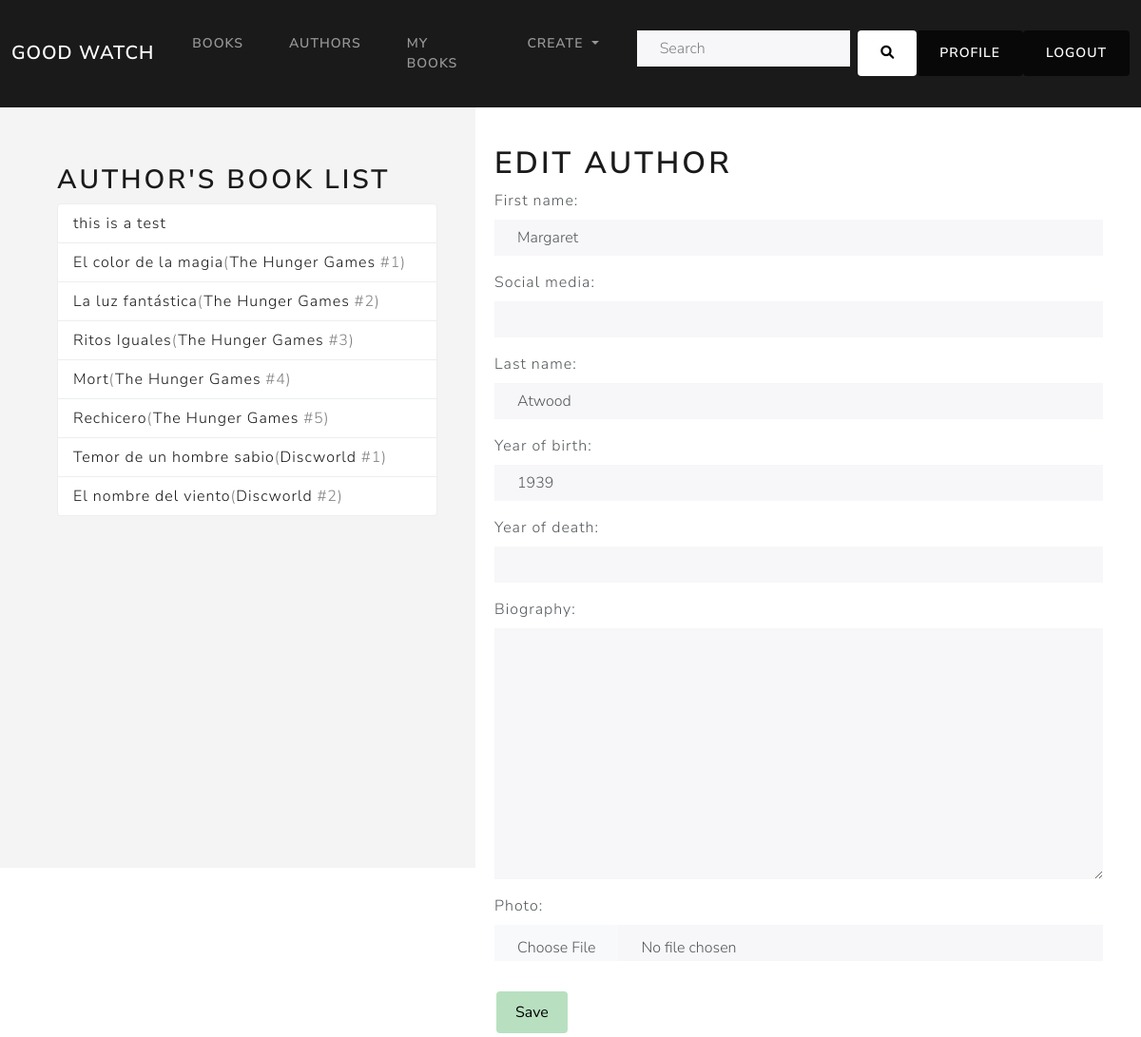
The app's page /book_catalog/author/11/update/ (signed in), older data.
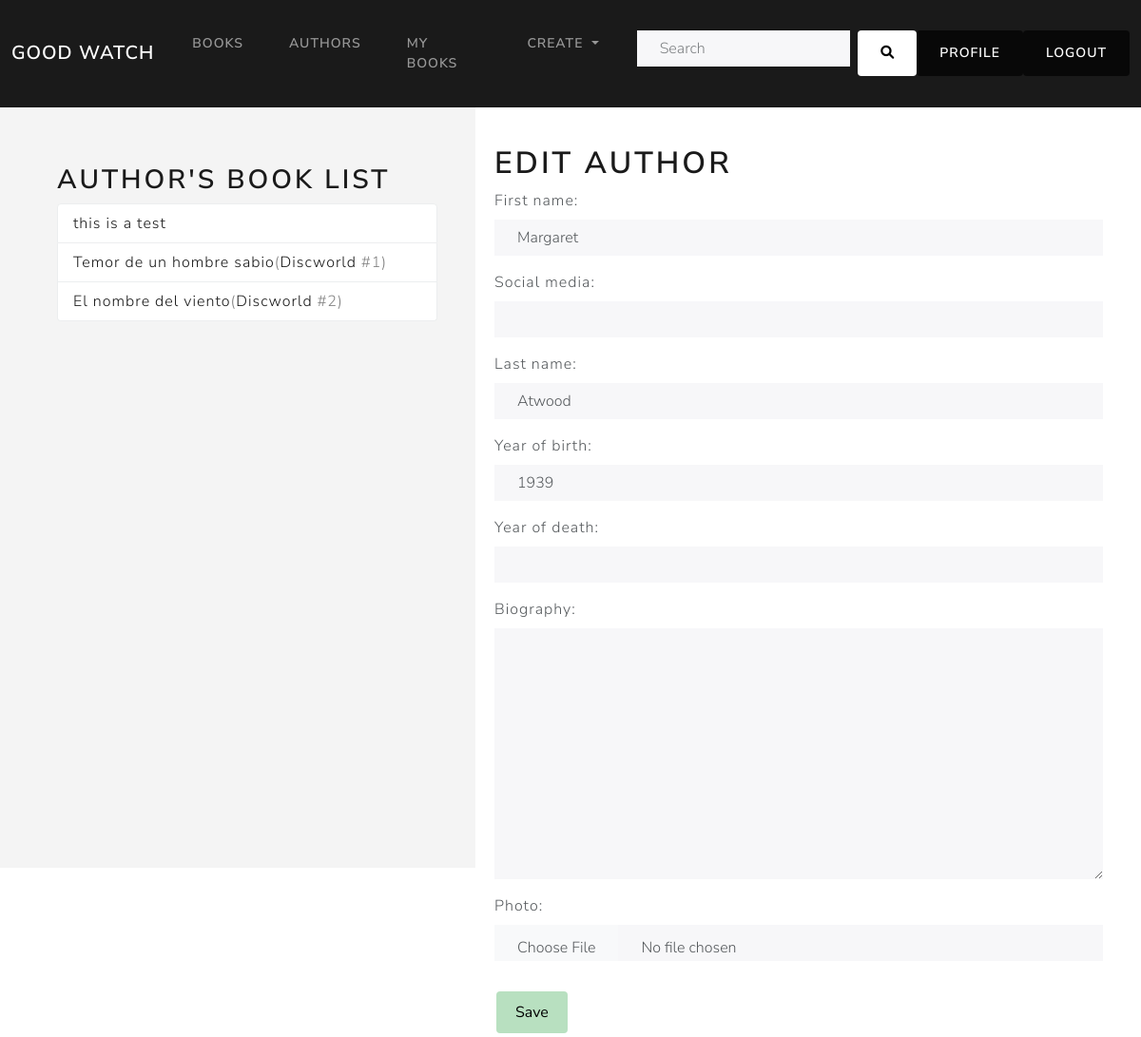
The same page, newer data.
### book_catalog/models.py (models this page shows, shortened)
class Book(models.Model):
    title = models.CharField(max_length=200,)
    saga = models.ForeignKey('BookSaga', on_delete=models.CASCADE, null=True, blank=True)
    saga_volume = models.IntegerField(null=True, blank=True)
    author = models.ForeignKey('Author', on_delete=models.CASCADE, null=False)
    publish_date = models.DateField(null=True, blank=True)
    summary = models.TextField(max_length=1000, null=True, blank=True)
    isbn = models.CharField(max_length=13, help_text='13 Character <a href="https://www.isbn-international.org/content/what-isbn">ISBN number</a>', null=True, blank=True)
    genre = models.ManyToManyField(Genre, )
    language = models.ForeignKey('Language', on_delete=models.SET_NULL, null=True, blank=True)
    cover_image = models.ImageField(upload_to='media/covers/', null=True, blank=True)
    class Meta:
        ordering = ['title', 'author']
        unique_together = ('title', 'author')
        constraints = [
            models.UniqueConstraint(fields=['saga', 'saga_volume'], name='unique_volume_in_saga')
        ]
    def get_absolute_url(self):
        return reverse('book-detail', args=[str(self.id)])

class BookSaga(models.Model):
    name = models.CharField(max_length=200,)
    author = models.ForeignKey(Author, on_delete=models.CASCADE, related_name='saga', null = False)
    def get_absolute_url(self):
        return reverse('saga-detail', args=[str(self.id)])
    class Meta:
        unique_together = ('name', 'author')

### book_catalog/views.py (the view, shortened to what this page needs)
# urls.py: path('author/<int:pk>/update/', views.AuthorUpdateView.as_view(), name='author-update'),
class AuthorUpdateView(PermissionRequiredMixin, UpdateView):
    model = Author
    fields = ['first_name', 'social_media', 'last_name', 'year_of_birth', 'year_of_death', 'biography', 'photo']
    permission_required = 'book_catalog.change_author'
    template_name = 'book_catalog/author_form.html'
    def get_context_data(self, **kwargs: Any):
        context = super().get_context_data(**kwargs)
        author = self.get_object()
        books = author.book_set.all().order_by('saga', 'saga_volume')
        context['books'] = books
        return context
    def get_form(self, form_class=None):
        form = super().get_form(form_class)
        form.fields['first_name'].widget = forms.TextInput(attrs={'class': 'form-control'})
        form.fields['last_name'].widget = forms.TextInput(attrs={'class': 'form-control'})
        form.fields['year_of_birth'].widget = forms.TextInput(attrs={'class': 'form-control'})
        form.fields['year_of_death'].widget = forms.TextInput(attrs={'class': 'form-control'})
        form.fields['biography'].widget = forms.Textarea(attrs={'class': 'form-control'})
        form.fields['photo'].widget = forms.ClearableFileInput(attrs={'class': 'form-control'})
        form.fields['social_media'].widget = forms.URLInput(attrs={'class': 'form-control'})
        return form

### templates/book_catalog/author_form.html (shortened to what this page needs)
{% extends "base_generic.html" %}
{% block content %}
<div style="display: flex;">
  <div class="sidebar">
    <div class="column-left">
      {% if author.id %}
        <h2>Author's book list</h2>
        <ul class="list-group">
          {% for book in books %}
            <li class="list-group-item d-flex align-items-center">
              <a href="{{ book.get_absolute_url }}" class="no-underline">{{ book.title }}</a>
              {% if book.saga %}
                <div style="color: gray;"> (<a href="{{ book.saga.get_absolute_url }}" class="no-underline">{{ book.saga.name }} </a>#{{ book.saga_volume }})</div>
              {% endif %}
            </li>
          {% empty %}
            <li>Este autor no tiene libros listados.</li>
          {% endfor %}
        </ul>
      {% endif%}
    </div>
  </div>
  <div class="column-right">
    <h1>{% if author.id %}Edit Author{% else %}New Author{% endif %}</h1>
    <form action="" method="post">
          <table>
          {{ form.as_p }}
          </table>
          <input type="submit" class="btn-save mt-3" value="Save">
      </form>
  </div>
</div>
{% endblock %}

Row changes from the older to the newer data that the page shows:
removed Book: title "El color de la magia", saga.name "The Hunger Games", saga_volume "1"
removed Book: title "La luz fantástica", saga.name "The Hunger Games", saga_volume "2"
removed Book: title "Ritos Iguales", saga.name "The Hunger Games", saga_volume "3"
removed Book: title "Mort", saga.name "The Hunger Games", saga_volume "4"
removed Book: title "Rechicero", saga.name "The Hunger Games", saga_volume "5"
